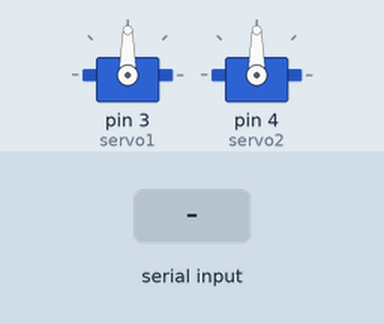
The sketch below on a simulated Arduino Uno, built with avr-gcc and run on an emulated ATmega328P. Parts: 2 × servo. Inputs (shaded band) come from the test bench.

Above: at 1.2 s.
1.3 s: "Looking Right\n" received over Serial
At 2.0 s:
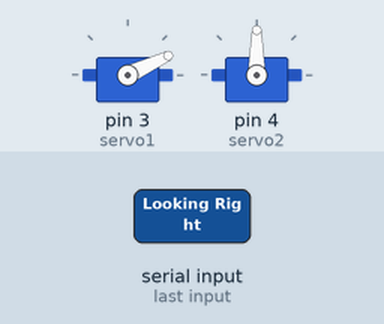
2.8 s: "Looking Left\n" received over Serial
At 3.1 s:
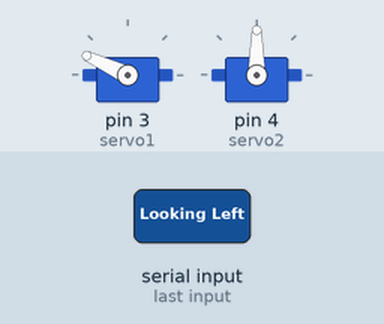
4.3 s: "Looking Up\n" received over Serial
At 5.4 s:
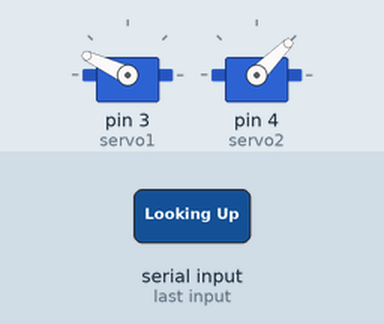
5.8 s: "Looking Down\n" received over Serial
At 6.6 s:
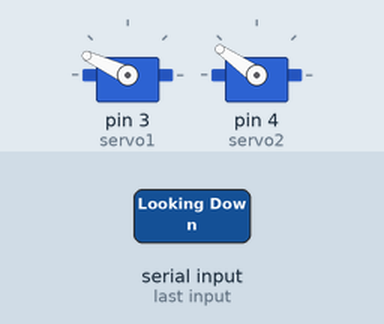
7.3 s: "Looking Right\n" received over Serial
At 7.7 s:
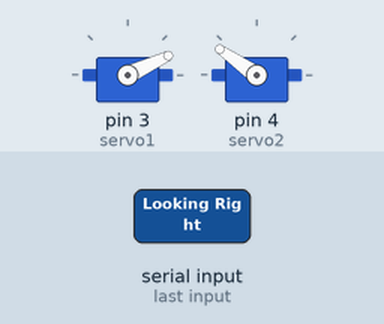
8.8 s: "Forward\n" received over Serial
At 9.9 s:
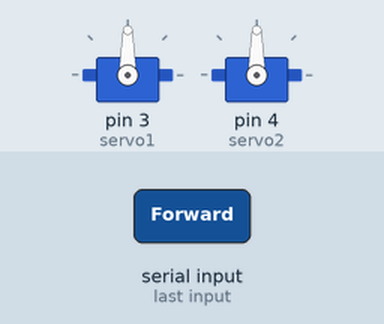
Timing chart, 0 to 11.3 s (numbered marks = the images above; inputs shaded):
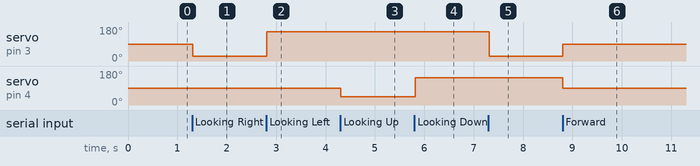

Measured:
- after the input at 1.3 s, servo on pin 3 (servo1): 90° → 25° at once
- after the input at 2.8 s, servo on pin 3 (servo1): 25° → 155° at once
- after the input at 4.3 s, servo on pin 4 (servo2): 90° → 45° at once
- after the input at 5.8 s, servo on pin 4 (servo2): 45° → 145° at once
- after the input at 7.3 s, servo on pin 3 (servo1): 155° → 25° at once
- after the input at 8.8 s, servo on pin 3 (servo1): 25° → 90° at once; servo on pin 4 (servo2): 145° → 90° at once

The sketch:

projectArduino.ino
```cpp
#include <Servo.h>

Servo servo1; // Servo on pin 3
Servo servo2; // Servo on pin 4

void setup() {
  servo1.attach(3);
  servo2.attach(4);

  // Изначальное положение серво-приводов
  servo1.write(90); // Среднее положение
  servo2.write(90); // Среднее положение

  Serial.begin(9600);
}

void loop() {
  if (Serial.available() > 0) {
    String command = Serial.readStringUntil('\n');

    if (command == "Looking Right") {
      servo1.write(25); // 45 градусов влево
    }
    else if (command == "Looking Left") {
      servo1.write(155); // 45 градусов вправо
    }
    else if (command == "Looking Up") {
      servo2.write(45); // 45 градусов вверх
    }
    else if (command == "Looking Down") {
      servo2.write(145); // 45 градусов вниз
    }
    else if (command == "Forward") {
      servo1.write(90); // Вернуться в среднее положение
      servo2.write(90); // Вернуться в среднее положение
    }
  }
}
```
